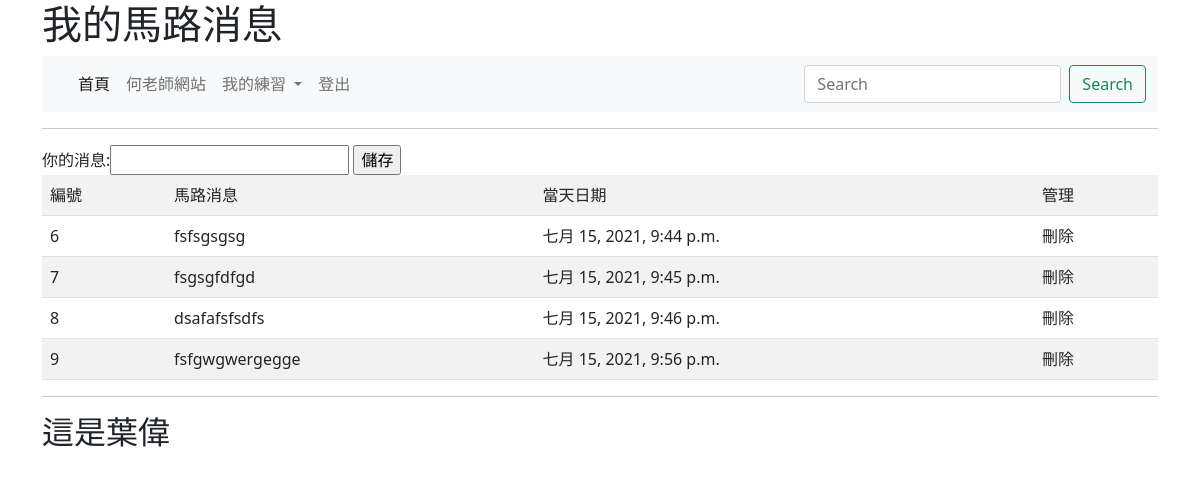
/note/ (signed in), run on the app's committed database.
### mysite/models.py (models this page shows, shortened)
class Note(models.Model):
    title = models.CharField(max_length=200)
    pub_date = models.DateTimeField(default=timezone.now)

### mysite/views.py (the view)
# urls.py: path('note/',views.note),
def note(request):
    notes = Note.objects.all()
    return render(request, "note.html", locals())

### templates/note.html (shortened to what this page needs)
{% extends "base.html" %}
{% block main %}
      <hr>
      <form action="/addnote/" method=POST>
            你的消息:<input name="title" type=text size=20>
            <input type=submit value="儲存">
      </form>
      <table class="table table-striped">
            <tr><td>編號</td><td>馬路消息</td><td>當天日期</td>
            {% if request.user.is_superuser %}
                  <td>管理</td>
            {%endif%}
            </tr>
      {% for note in notes %}
            <tr>
                  <td>{{note.id}}</td>
                  <td>
                        {{note.title}}
                  </td>
                  <td>{{note.pub_date}}</td>
                  {% if request.user.is_superuser %}
                  <td>刪除</td>
                  {%endif%}
            </tr>
      {% endfor %}
      </table>
{% endblock %}

### data on the page
Note: id "6", title "fsfsgsgsg", pub_date "七月 15, 2021, 9:44 p.m."
Note: id "7", title "fsgsgfdfgd", pub_date "七月 15, 2021, 9:45 p.m."
Note: id "8", title "dsafafsfsdfs", pub_date "七月 15, 2021, 9:46 p.m."
Note: id "9", title "fsfgwgwergegge", pub_date "七月 15, 2021, 9:56 p.m."
